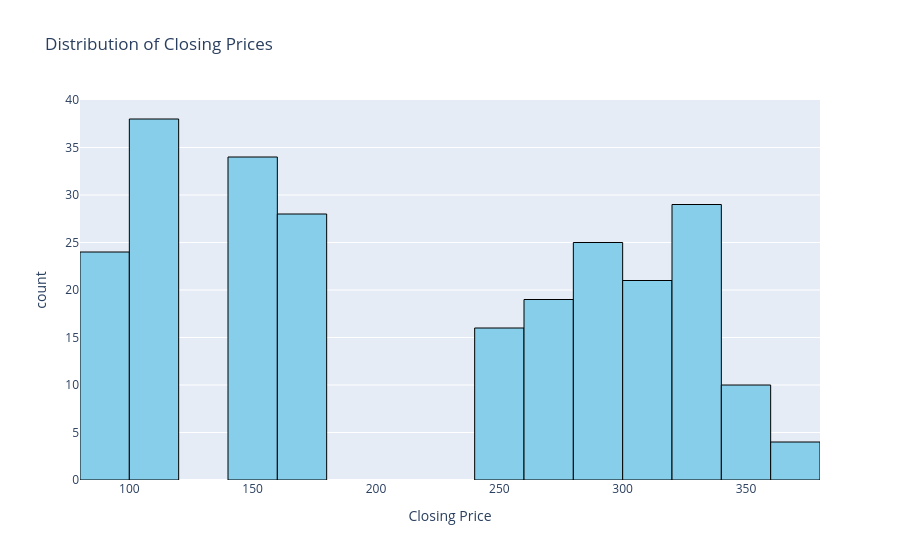

Notebook cell for this chart:
### Code cell
import plotly.express as px
# Histogram 
fig = px.histogram(
    df,
    x="Close",
    nbins=20,
    title="Distribution of Closing Prices",
    labels={"Close": "Closing Price"},
    color_discrete_sequence=["skyblue"]  # bar color
)

# Add border line to bars
fig.update_traces(marker=dict(line=dict(color="black", width=1)  # border line
    )
)

# Show interactive plot
fig.show()

### Figure 1 — Plotly figure (JSON) as saved in the notebook; plotly's stock layout.template omitted (floating-point values rounded to 4 significant figures; data arrays with more than 128 entries replaced by an {"elided": "..."} marker saying what was removed)
{"data": [{"bingroup": "x", "hovertemplate": "Closing Price=%{x}<br>count=%{y}<extra></extra>", "legendgroup": "", "marker": {"color": "skyblue", "line": {"color": "black", "width": 1}, "pattern": {"shape": ""}}, "name": "", "nbinsx": 20, "orientation": "v", "showlegend": false, "type": "histogram", "x": {"elided": "248 float values"}, "xaxis": "x", "yaxis": "y"}], "layout": {"barmode": "relative", "legend": {"tracegroupgap": 0}, "title": {"text": "Distribution of Closing Prices"}, "xaxis": {"anchor": "y", "domain": [0, 1], "title": {"text": "Closing Price"}}, "yaxis": {"anchor": "x", "domain": [0, 1], "title": {"text": "count"}}}}
